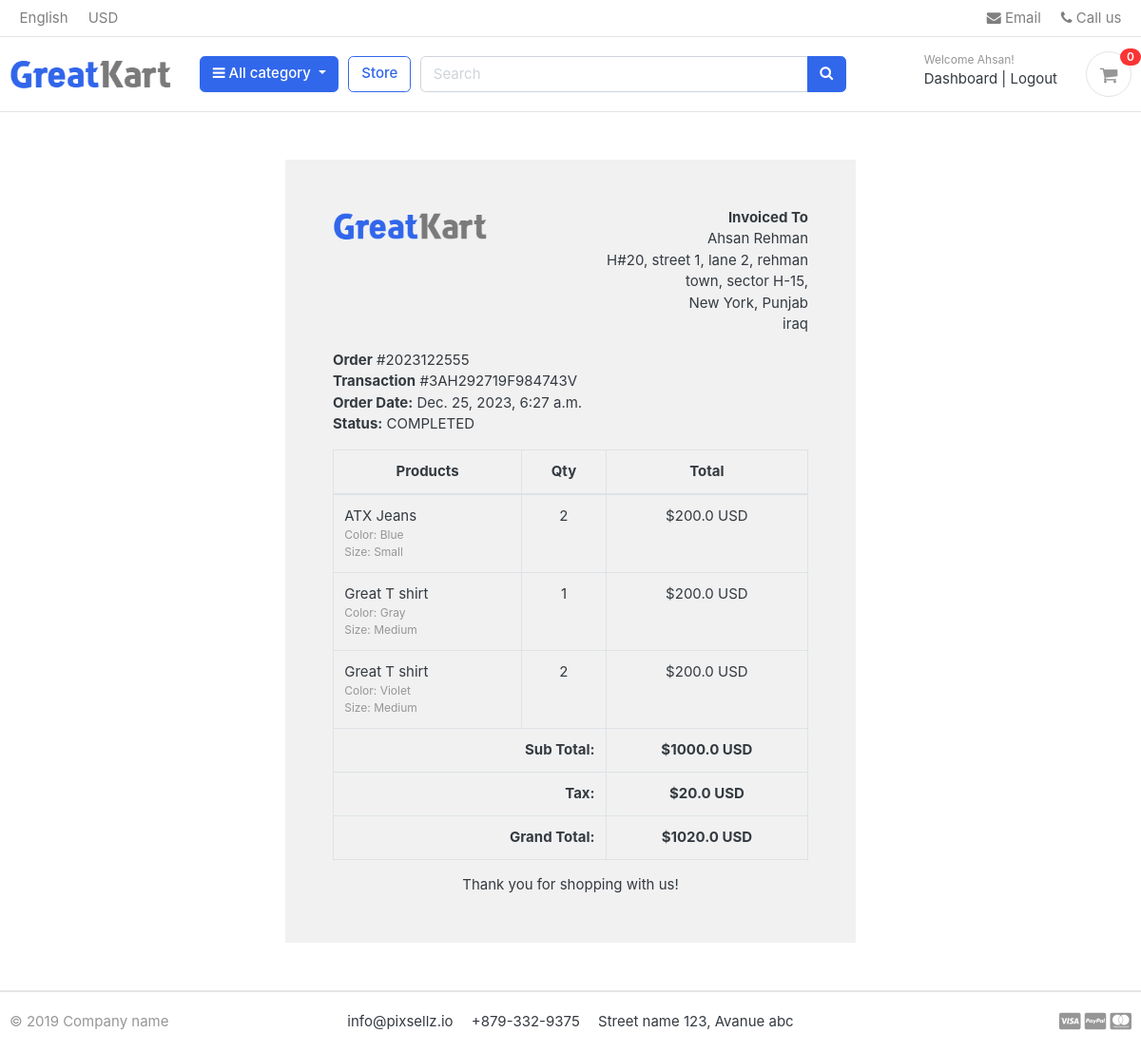
The app's page /accounts/order_details/2023122555/ (signed in) with its own data.
### accounts/models.py (models this page shows, shortened)
class Account(AbstractBaseUser):
    first_name=models.CharField(max_length=50)
    last_name=models.CharField(max_length=50)
    username=models.CharField(max_length=50, unique=True)
    email=models.EmailField(max_length=100, unique=True)
    phone_number=models.CharField(max_length=50)
    date_joined=models.DateTimeField(auto_now_add=True)
    last_login=models.DateTimeField(auto_now_add=True)
    is_admin=models.BooleanField(default=False)
    is_staff=models.BooleanField(default=False)
    is_active=models.BooleanField(default=False)
    is_superadmin=models.BooleanField(default=False)
    USERNAME_FIELD='email'
    REQUIRED_FIELDS = ['username', 'first_name', 'last_name']
    objects=MyAccountManager()

### orders/models.py (models this page shows, shortened)
class Order(models.Model):
    STATUS=(('New', 'New'),
            ('Accepted', 'Accepted'),
            ('Completed', 'Completed'),
            ('Cancelled', 'Cancelled'))
    user=models.ForeignKey(Account, on_delete=models.SET_NULL, null=True)
    payment=models.ForeignKey(Payment, on_delete=models.SET_NULL, blank=True, null=True)
    order_number=models.CharField(max_length=20)
    first_name=models.CharField(max_length=50)
    last_name=models.CharField(max_length=50)
    phone=models.CharField(max_length=15)
    email=models.EmailField(max_length=50)
    address_line_1=models.CharField(max_length=50)
    address_line_2=models.CharField(max_length=50, blank=True)
    country=models.CharField(max_length=50)
    city=models.CharField(max_length=50)
    state=models.CharField(max_length=50)
    order_note=models.CharField(max_length=100, blank=True)
    order_total=models.FloatField()
    tax=models.FloatField()
    status=models.CharField(max_length=10, choices=STATUS, default='New')
    ip=models.CharField(max_length=20, blank=True)
    is_ordered=models.BooleanField(default=False)
    created_at=models.DateTimeField(auto_now_add=True)
    updated_at=models.DateTimeField(auto_now=True)
    def full_name(self):
        return f"{self.first_name} {self.last_name}"
    def full_address(self):
        return f"{self.address_line_1} {self.address_line_2}"

class Payment(models.Model):
    user=models.ForeignKey(Account, on_delete=models.CASCADE)
    payment_id=models.CharField(max_length=100)
    payment_method=models.CharField(max_length=100)
    amount_paid=models.CharField(max_length=100)
    status=models.CharField(max_length=100)
    created_at=models.DateTimeField(auto_now_add=True)

class OrderProduct(models.Model):
    order=models.ForeignKey(Order, on_delete=models.CASCADE)
    payment=models.ForeignKey(Payment, on_delete=models.SET_NULL, null=True)
    user=models.ForeignKey(Account, on_delete=models.CASCADE)
    product=models.ForeignKey(Product, on_delete=models.CASCADE)
    variations=models.ManyToManyField(Variation, blank=True)
    quantity=models.IntegerField()
    product_price=models.FloatField()
    ordered=models.BooleanField(default=False)
    created_at=models.DateTimeField(auto_now_add=True)
    updated_at=models.DateTimeField(auto_now=True)

### store/models.py (models this page shows, shortened)
class Product(models.Model):
    product_name=models.CharField(max_length=200, unique=True)
    slug=models.SlugField(max_length=200, unique=True)
    description=models.TextField(max_length=500, blank=True)
    price=models.IntegerField()
    image=models.ImageField(upload_to="photos/products")
    stock=models.IntegerField()
    is_available=models.BooleanField(default=True)
    category=models.ForeignKey(Category, on_delete=models.CASCADE)
    created_date=models.DateTimeField(auto_now_add=True)
    modified_date=models.DateTimeField(auto_now=True)

class Variation(models.Model):
    product=models.ForeignKey(Product, on_delete=models.CASCADE)
    variation_category_choice=(
        ('color', 'color'),
        ('size', 'size')
    )
    variation_category=models.CharField(max_length=100, choices=variation_category_choice)
    variation_value=models.CharField(max_length=100)
    is_active=models.BooleanField(default=True)
    created_date=models.DateTimeField(auto_now=True)
    objects=VariationManager()

### accounts/views.py (the view)
# urls.py: path('order_details/<int:order_id>/', views.order_details, name="order_details"),
@login_required(login_url="login")
def order_details(request, order_id):
    order_detail=OrderProduct.objects.filter(order__order_number=order_id)
    order=Order.objects.get(order_number=order_id)
    subtotal=0
    for i in order_detail:
        subtotal += i.product_price * i.quantity
    return render(request, "accounts/order_details.html", context={'order_detail':order_detail,
                                                                   'order':order,
                                                                   'subtotal':subtotal})

### carts/context_processor.py (called while the page is built)
def counter(request):
    cart_count = 0
    if 'admin' in request.path:
        return {}
    else:
        try:
            cart=Cart.objects.filter(cart_id=_cart_id(request))
            if request.user.is_authenticated:
                cart_items=CartItem.objects.all().filter(user=request.user)
            else:
                cart_items=CartItem.objects.all().filter(cart=cart[:1])
            for items in cart_items:
                cart_count+=items.quantity
        except Cart.DoesNotExist:
            cart_count=0
    return dict(cart_count=cart_count)

### carts/views.py (called while the page is built)
def _cart_id(request):
    cart=request.session.session_key
    if not cart:
            cart=request.session.create()
    return cart

### category/context_processor.py (called while the page is built)
def menu_links(request):
    links=Category.objects.all()
    return dict(links=links)

### templates/accounts/order_details.html
{% extends 'base.html' %}
{% load static %}
{% block content %}
<div class="container" style="margin: 0 auto;width: 50%;padding: 50px;background: #f1f1f1;margin-top: 50px;margin-bottom: 50px;">
    <div class="row invoice row-printable">
        <div class="col-md-12">
            <div class="panel panel-default plain" id="dash_0">
                <div class="panel-body p30">
                    <div class="row">
                        <div class="col-lg-6">
                            <div class="invoice-logo"><img src="{% static '/images/logo.png' %}" alt="Invoice logo" style="max-height: 40px;"></div>
                        </div>
                        <div class="col-lg-6">
                            <div class="invoice-from">
                                <ul class="list-unstyled text-right">
                                    <li><strong>Invoiced To</strong></li>
                                    <li>{{ order.full_name }}</li>
                                    <li>{{ order.full_address }}</li>
                                    <li>{{order.city}}, {{order.state}}</li>
                                    <li>{{order.country}}</li>
                                </ul>
                            </div>
                        </div>
                        <div class="col-lg-12">
                            <div class="invoice-details mt25">
                                <div class="well">
                                    <ul class="list-unstyled mb0">
                                        <li><strong>Order</strong> #{{order.order_number}}</li>
                                        <li><strong>Transaction</strong> #{{order.payment.payment_id}}</li>
                                        <li><strong>Order Date:</strong> {{order.created_at}}</li>
                                        <li><strong>Status:</strong> {{order.payment.status}}</li>
                                    </ul>
                                </div>
                            </div>
                            <div class="invoice-items">
                                <div class="table-responsive" style="overflow: hidden; outline: none;" tabindex="0">
                                    <table class="table table-bordered">
                                        <thead>
                                            <tr>
                                                <th class="per70 text-center">Products</th>
                                                <th class="per5 text-center">Qty</th>
                                                <th class="per25 text-center">Total</th>
                                            </tr>
                                        </thead>
                                        <tbody>
                                        {% for item in order_detail %}
                                            <tr>
                                                <td>{{item.product.product_name}}
                                                <p class="text-muted small">
					                                {% if item.variations.all %}
                                                    {% for i in item.variations.all %}
                                                    {{i.variation_category | capfirst}}: {{i.variation_value | capfirst}}<br>
                                                    {% endfor %}
                                                    {% endif %}
                                                </p></td>
                                                <td class="text-center">{{item.quantity}}</td>
                                                <td class="text-center">${{item.product_price}} USD</td>
                                            </tr>
                                        {% endfor %}
                                        </tbody>
                                        <tfoot>
                                            <tr>
                                                <th colspan="2" class="text-right">Sub Total:</th>
                                                <th class="text-center">${{subtotal}} USD</th>
                                            </tr>
                                            <tr>
                                                <th colspan="2" class="text-right">Tax:</th>
                                                <th class="text-center">${{order.tax}} USD</th>
                                            </tr>
                                            <tr>
                                                <th colspan="2" class="text-right">Grand Total:</th>
                                                <th class="text-center">${{order.order_total}} USD</th>
                                            </tr>
                                        </tfoot>
                                    </table>
                                </div>
                            </div>
                            <div class="invoice-footer mt25">
                                <p class="text-center">Thank you for shopping with us!</p>
                            </div>
                        </div>
                    </div>
                </div>
            </div>
        </div>
    </div>
    </div>
{% endblock %}

### templates/base.html (shortened to what this page needs)
<!DOCTYPE HTML>
{% load static %}
<html lang="en">
<head>
<link href="{% static 'css/bootstrap.css' %}" rel="stylesheet" type="text/css"/>
<link href="{% static 'fonts/fontawesome/css/all.min.css' %}" type="text/css" rel="stylesheet">
    <link href="{% static 'css/ui.css' %}" rel="stylesheet" type="text/css"/>
    <link href="{% static 'css/responsive.css' %}" rel="stylesheet" media="only screen and (max-width: 1200px)" />
    <link href="{% static 'css/custom.css' %}" rel="stylesheet" type="text/css"/>
    <link rel="stylesheet" href="https://cdnjs.cloudflare.com/ajax/libs/font-awesome/4.7.0/css/font-awesome.min.css">
</head>
<body>
{% include 'includes/navbar.html' %}
{% block content %}
{% endblock %}
{% include 'includes/footer.html' %}
</body>
</html>

### templates/includes/navbar.html (shortened to what this page needs)
{% load static %}
<header class="section-header">
<nav class="navbar p-md-0 navbar-expand-sm navbar-light border-bottom">
<div class="container">
  <div class="collapse navbar-collapse" id="navbarTop4">
    <ul class="navbar-nav mr-auto">
    	<li class="nav-item dropdown">
		 	<a href="#" class="nav-link">   English </a>
		</li>
		<li class="nav-item dropdown">
			<a href="#" class="nav-link"> USD </a>
		</li>
    </ul>
    <ul class="navbar-nav">
		<li><a href="#" class="nav-link"> <i class="fa fa-envelope"></i> Email </a></li>
		<li><a href="#" class="nav-link"> <i class="fa fa-phone"></i> Call us </a></li>
	</ul>
  </div>
</div>
</nav>
<section class="header-main border-bottom">
	<div class="container">
<div class="row align-items-center">
	<div class="col-lg-2 col-md-3 col-6">
		<a href="{% url 'home' %}" class="brand-wrap">
			<img class="logo" src="{% static './images/logo.png' %}">
		</a>
	</div>
	<div class="col-lg col-sm col-md col-6 flex-grow-0">
		<div class="category-wrap dropdown d-inline-block float-right">
			<button type="button" class="btn btn-primary dropdown-toggle" data-toggle="dropdown">
				<i class="fa fa-bars"></i> All category
			</button>
		</div>
	</div>
	<a href="{% url 'store' %}" class="btn btn-outline-primary">Store</a>
	<div class="col-lg  col-md-6 col-sm-12 col">
		<form action="{% url 'search' %}" class="search" method="GET">
			<div class="input-group w-100">
			    <input type="text" class="form-control" style="width:60%;" placeholder="Search" name="keyword">
			    <div class="input-group-append">
			      <button class="btn btn-primary" type="submit">
			        <i class="fa fa-search"></i>
			      </button>
			    </div>
		    </div>
		</form>
	</div>
	<div class="col-lg-3 col-sm-6 col-8 order-2 order-lg-3">
				<div class="d-flex justify-content-end mb-3 mb-lg-0">
					{% if user.id is None %}
					<div class="widget-header">
						<small class="title text-muted">Welcome guest!</small>
						<div>
							<a href="{% url 'login' %}">Sign in</a> <span class="dark-transp"> | </span>
							<a href="{% url 'register' %}"> Register</a>
						</div>
					</div>
					{% else %}
					<div class="widget-header">
						<small class="title text-muted">Welcome {{user.first_name}}!</small>
						<div>
							<a href="{% url 'dashboard' %}">Dashboard</a> <span class="dark-transp"> | </span>
							<a href="{% url 'logout' %}"> Logout</a>
						</div>
					</div>
					{% endif %}
					<a href="{% url 'cart' %}" class="widget-header pl-3 ml-3">
						<div class="icon icon-sm rounded-circle border"><i class="fa fa-shopping-cart"></i></div>
						<span class="badge badge-pill badge-danger notify">{{cart_count}}</span>
					</a>
				</div>
			</div>
</div>
	</div>
</section>
</header>

### templates/includes/footer.html
<footer class="section-footer border-top">
	<div class="container">
		<section class="footer-bottom border-top row">
			<div class="col-md-2">
				<p class="text-muted"> &copy 2019 Company name </p>
			</div>
			<div class="col-md-8 text-md-center">
				<span  class="px-2">info@pixsellz.io</span>
				<span  class="px-2">+879-332-9375</span>
				<span  class="px-2">Street name 123, Avanue abc</span>
			</div>
			<div class="col-md-2 text-md-right text-muted">
				<i class="fab fa-lg fa-cc-visa"></i>
				<i class="fab fa-lg fa-cc-paypal"></i>
				<i class="fab fa-lg fa-cc-mastercard"></i>
			</div>
		</section>
	</div>
</footer>

### static/css/ui.css (style rules this page uses)
html { font-family: "Inter", sans-serif; font-size: 15px; }
.icon-xs, .icon-sm, .icon-md, .icon-lg { display: inline-block; text-align: center; flex-shrink: 0; flex-grow: 0; }
.icon-sm { width: 48px; height: 48px; line-height: 48px !important; font-size: 20px; }
p:last-child { margin-bottom: 0; }
.header-main { position: relative; padding-top: 1rem; padding-bottom: 1rem; }
.brand-wrap .logo, .navbar-brand .logo { margin-right: 7px; max-height: 42px; display: inline-block; }
.widget-header { display: inline-block; vertical-align: middle; position: relative; }
.widget-header a { color: #343a40; }
.widget-header i { color: #969696; }
.widget-header .title { display: block; }
.widget-header .notify { position: absolute; top: -3px; right: -10px; }
.footer-bottom { padding-top: 20px; padding-bottom: 20px; }
[class*=list-] li:after { visibility: hidden; display: block; content: ""; overflow: hidden; height: 0; clear: both; }
.notify { position: absolute; top: -4px; right: -10px; display: inline-block; padding: 0.25em 0.6em; font-size: 12px; line-height: 1; text-align: center; border-radius: 3rem; color: #fff; background-color: #fa3434; }

### records on screen
Account: first_name "Ahsan"
Order: full_name "Ahsan Rehman", full_address "H#20, street 1, lane 2, rehman town, sector H-15,", city "New York", state "Punjab", country "iraq", order_number "2023122555", payment.payment_id "3AH292719F984743V", created_at "Dec. 25, 2023, 6:27 a.m.", payment.status "COMPLETED", tax "20.0", order_total "1020.0"
OrderProduct: product.product_name "ATX Jeans", quantity "2", product_price "200.0"
Variation: variation_category "Color", variation_value "Blue"
Variation: variation_category "Size", variation_value "Small"
OrderProduct: product.product_name "Great T shirt", quantity "1", product_price "200.0"
Variation: variation_category "Color", variation_value "Gray"
Variation: variation_category "Size", variation_value "Medium"
OrderProduct: product.product_name "Great T shirt", quantity "2", product_price "200.0"
Variation: variation_category "Color", variation_value "Violet"

### other values on screen
{{ cart_count }} "0"
{{ subtotal }} "1000.0"
